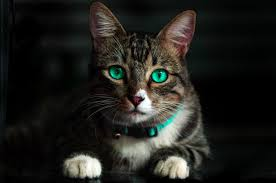
#> input picture cat.jpeg, 276 x 183 px
$ python histequlized.py --image cat.jpeg
#> lines starting #> are read from the running program, lines starting #| are printed output that depends on the picture
from matplotlib import pyplot as plt
import numpy as np
import argparse
import cv2

# Fetching the arguments and save in dictionary
ap = argparse.ArgumentParser()
ap.add_argument("-i","--image", required = True, help = "Enter path to the image")
args = vars(ap.parse_args())

#loading and converting the image into numpy array
image = cv2.imread(args["image"])
#> image is the input picture: shape (183, 276, 3); mean B, G, R 28.3, 32.1, 32.1

#BGR to GRAY
gray = cv2.cvtColor(image, cv2.COLOR_BGR2GRAY)
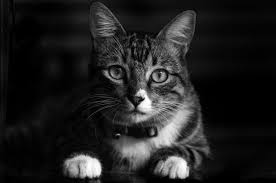
#> gray: shape (183, 276); min 0, max 255, mean 31.7

eq = cv2.equalizeHist(gray)
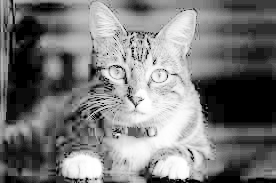
#> eq: shape (183, 276); min 0, max 255, mean 120.1
cv2.imshow("Noraml and Equalized",np.hstack([gray,eq]))
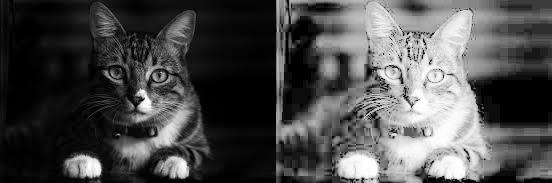
#> window 'Noraml and Equalized': shape (183, 552); min 0, max 255, mean 75.9
cv2.waitKey(0)
